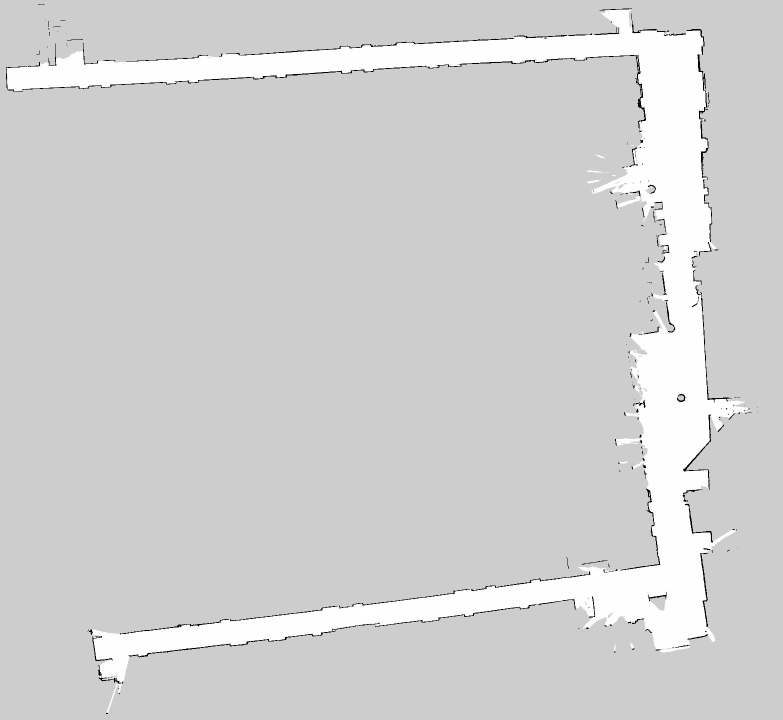
#> input picture obstacle_free.jpg, 1566 x 1440 px (shown at 1/2 size)
$ jupyter execute obstacle_free_modified.ipynb
#> lines starting #> are read from the running program, lines starting #| are printed output that depends on the picture; after the words box and inside, x2 and y2 are one past the last pixel; in counts of white or black regions, pixels touching at a corner belong together
[cell 1]
import cv2
import numpy as np
import matplotlib.pyplot as plt
import math
from scipy.spatial import distance

[cell 2]
class node:
    def __init__(self, x, y, xPre, yPre, dist=0, indPre=0):
        self.x = [x]
        self.y = [y]
        self.xPre = [xPre]
        self.yPre = [yPre]
        self.dist = [dist]
        self.indPre = [indPre]

class path:
    def __init__(self, x, y):
        self.x = [x]
        self.y = [y]

[cell 3]
# [32 lines left out: functions line_check, check_in_boundary, not called in this run]

[cell 4]
# [40 lines left out: functions recursive_refine, PathRefine, not called in this run]

[cell 5]
def sqrt_mse(front, back):
    return math.sqrt(2*((math.pow(front[0]-back[0], 2)) + math.pow(front[1]-back[1], 2)))

# [40 lines left out: functions interval_check, rand_check, create_waypoint, not called in this run]

[cell 6]
# [85 lines left out: function RRT, not called in this run]

[cell 7]
def set_params():
    global stepsize, robot, goal, waypoint_1, waypoint_2, waypoint_3, v, v2, v3, v4, pos, pos2, pos3, pos4, theta
    stepsize = 10
    robot = [50, 160]
    goal = [220, 1300]
    theta = 4
    waypoint_1 = [1300, 90]
    waypoint_2 = [1380, 700]
    waypoint_3 = [1350, 1150]

    v = node(robot[0], robot[1], robot[0], robot[1])
    v2 = node(waypoint_1[0], waypoint_1[1], waypoint_1[0], waypoint_1[1])
    v3 = node(waypoint_2[0], waypoint_2[1], waypoint_2[0], waypoint_2[1])
    v4 = node(waypoint_3[0], waypoint_3[1], waypoint_3[0], waypoint_3[1])

    pos = path(0, 0)
    pos2 = path(0, 0)
    pos3 = path(0, 0)
    pos4 = path(0, 0)

[cell 8]
def station():
    set_params()
    global img, gray_img, fig, ax
    img = cv2.imread('obstacle_free.jpg')
#> img is the input picture: shape (1440, 1566, 3); min 0, max 255, mean 209.2

    gray_img = np.asarray(img)
    gray = cv2.cvtColor(img, cv2.COLOR_RGB2GRAY)
    ret, binary = cv2.threshold(gray, 127, 255, cv2.THRESH_BINARY)
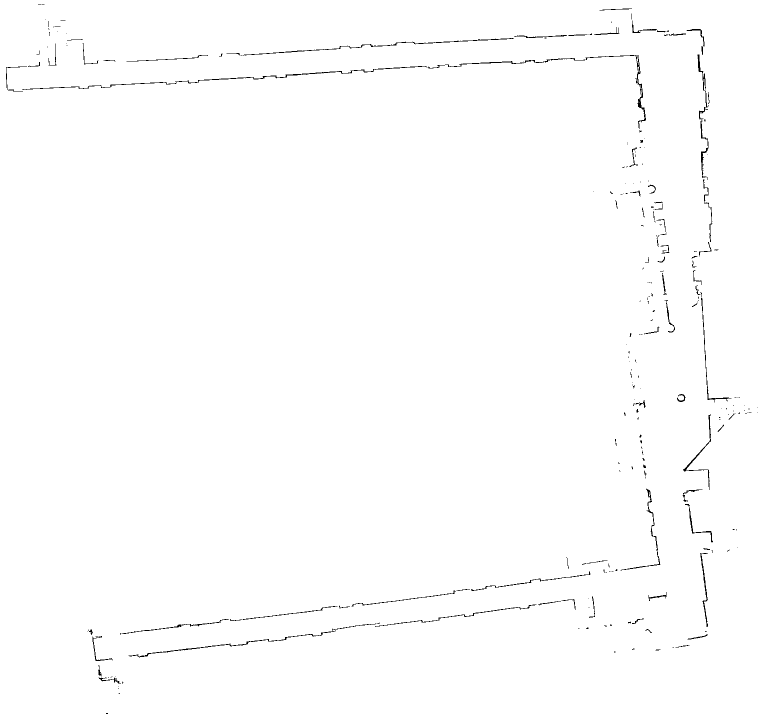
#> binary: shape (1440, 1566) (shown at 1/2 size); 99.3% white; black in thin lines or dots
    binary = cv2.bitwise_not(binary)
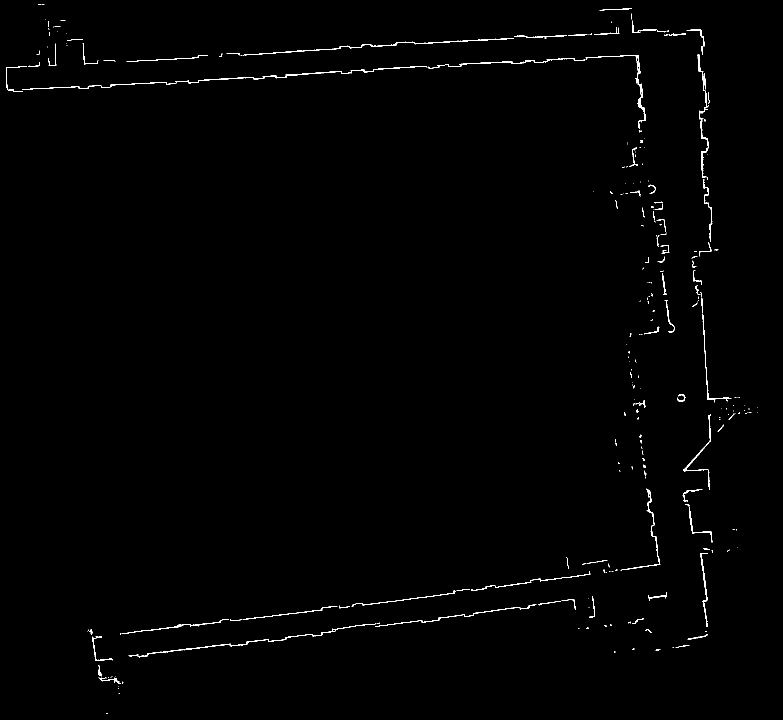
#> binary: shape (1440, 1566) (shown at 1/2 size); 0.67% white in thin lines or dots

    fig, ax = plt.subplots(figsize=(20, 20))
    ax.set_title('Local map with an obstacle and line constraints', fontsize=40)
    ax.imshow(img)

    ax.set_xlim([0, 1550])
    ax.set_ylim([0, 1440])

    ax.plot(robot[0], robot[1], 'rd', markersize = 10, linewidth=1)
    ax.plot(waypoint_1[0], waypoint_1[1], 'gd', markersize = 10, linewidth=1)
    ax.plot(waypoint_2[0], waypoint_2[1], 'gd', markersize = 10, linewidth=1)
    ax.plot(waypoint_3[0], waypoint_3[1], 'gd', markersize = 10, linewidth=1)
    ax.plot(goal[0], goal[1], 'rd', markersize = 10, linewidth=1)
'''
    RRT(v, pos, robot, waypoint_1, 2501, 100, 1)
    RRT(v2, pos2, waypoint_1, waypoint_2, 1001, 200, -1)
    RRT(v3, pos3, waypoint_2, waypoint_3, 501, 150, 1)
    RRT(v4, pos4, waypoint_3, goal, 2501, 100, -1)

    Final_1 = PathRefine(pos)
    Final_2 = PathRefine(pos2)
    Final_2[0].pop()
    Final_2[1].pop()
    Final_3 = PathRefine(pos3)
    Final_3[0].pop()
    Final_3[1].pop()
    Final_4 = PathRefine(pos4)
    Final_4[0].pop()
    Final_4[1].pop()

    Final_path = []
    Final_path.append(Final_4[0] + Final_3[0] + Final_2[0] + Final_1[0])
    Final_path.append(Final_4[1] + Final_3[1] + Final_2[1] + Final_1[1])

    final_length = len(Final_path[0])

    for i in range(final_length-1):
        ax.plot([Final_path[0][i], Final_path[0][i+1]], [Final_path[1][i], Final_path[1][i+1]],  'k--', linewidth=2)
'''

[cell 9]
if __name__ == "__main__":
    station()
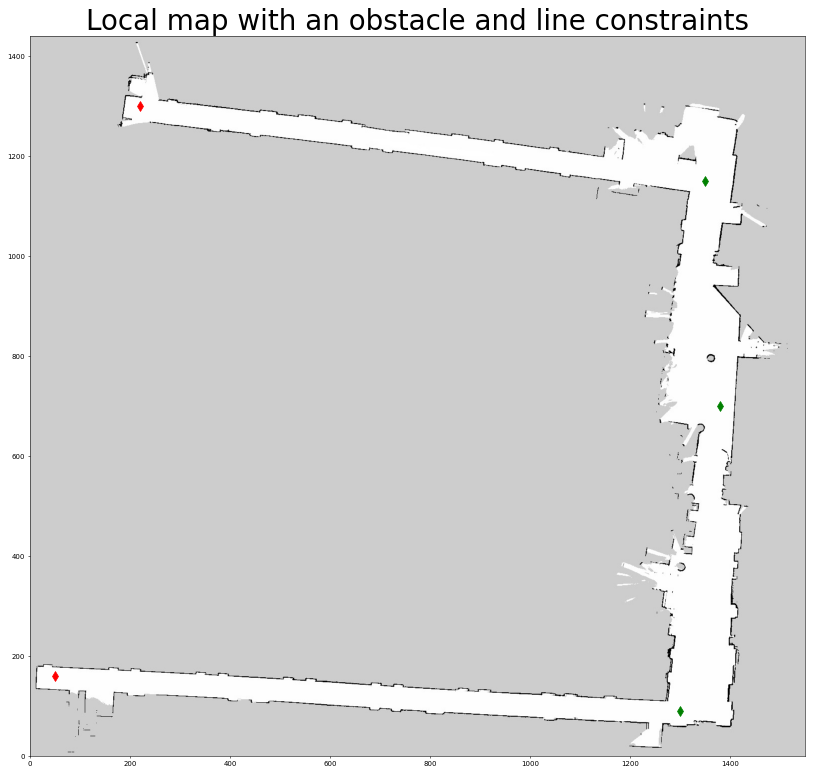
#> figure drawn by matplotlib, 1 panel

$ run again, with lab.pgm saved as obstacle_free.jpg
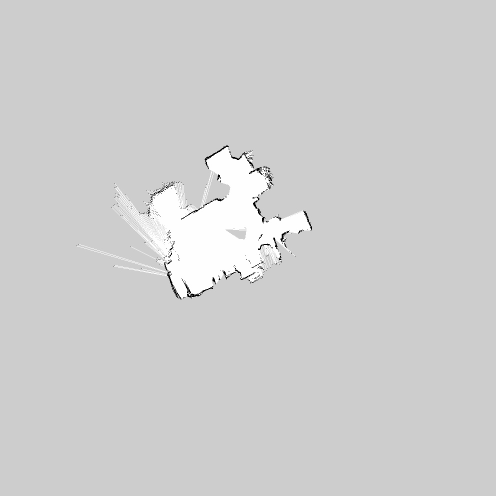
#> input picture lab.pgm, 992 x 992 px (shown at 1/2 size)
#> in station, img is the input picture: shape (992, 992, 3); min 0, max 255, mean 206.7
#> in station, `ret, binary = cv2.threshold(gray, 127, 255, cv2.THRESH_BINARY)`:
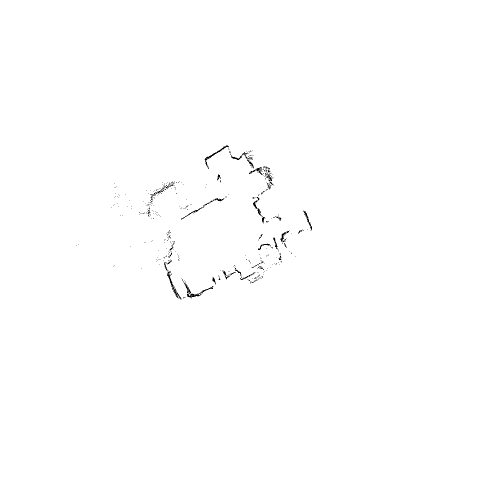
#> binary: shape (992, 992) (shown at 1/2 size); 99.7% white; black in thin lines or dots, all inside (x1, y1, x2, y2) = (152, 291, 624, 599)
#> `[cell 9] if __name__ == "__main__": station()`:
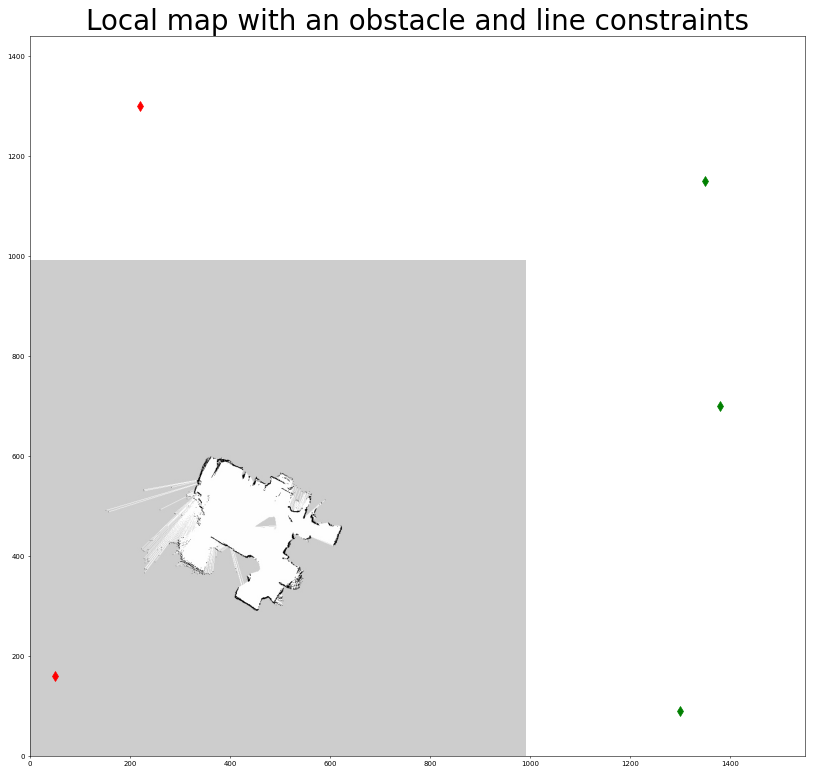
#> figure drawn by matplotlib, 1 panel
